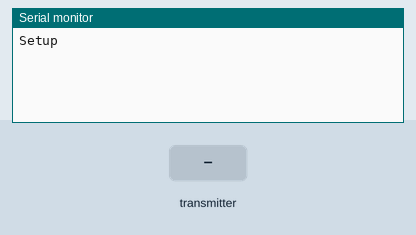
Simulated run of this sketch. Board: Arduino Uno, built with avr-gcc and run on an emulated ATmega328P. On the bench: the last lines printed to the serial monitor. The inputs (shaded band) are chosen by the test bench. No radio packets arrive unless stated.

Above: at 2.2 s.
2.3 s: the transmitter starts sending weight = 0
At 2.37 s:
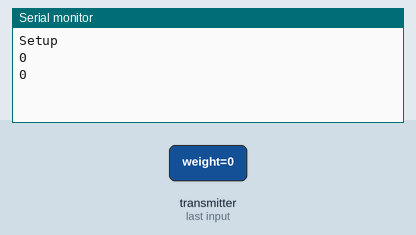
4.2 s: the transmitter starts sending weight = 256
At 4.27 s:
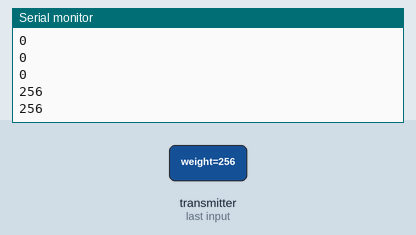

Measured:
- after the input at 2.3 s, the serial monitor: prints a new line at once (image 1)
- after the input at 4.2 s, the serial monitor: prints a new line at once (image 2)

The sketch:

receive-nrf.ino
```cpp
#include "RF24.h"

RF24 radio(9,10);
long weight;

void setup(void) {

 delay(1000);
 Serial.begin(9600);
 Serial.println("Setup");
 radio.begin();
 radio.setChannel(5);
 radio.setDataRate(RF24_1MBPS);
 radio.setPALevel(RF24_PA_LOW);
 radio.openReadingPipe(1, 0x1234567890LL);
 radio.startListening();
}
void loop(void) {
  if(radio.available()){
    radio.read(&weight, sizeof(weight));
    Serial.println(weight);
  }
}
```
